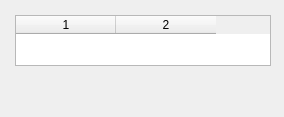
<?xml version="1.0" encoding="UTF-8"?>
<ui version="4.0">
 <class>Form</class>
 <widget class="QWidget" name="Form">
  <property name="geometry">
   <rect>
    <x>0</x>
    <y>0</y>
    <width>284</width>
    <height>117</height>
   </rect>
  </property>
  <property name="windowTitle">
   <string>Form</string>
  </property>
  <widget class="QTableWidget" name="tableWidget">
   <property name="geometry">
    <rect>
     <x>15</x>
     <y>15</y>
     <width>256</width>
     <height>51</height>
    </rect>
   </property>
   <property name="columnCount">
    <number>2</number>
   </property>
   <column/>
   <column/>
  </widget>
 </widget>
 <resources/>
 <connections/>
</ui>
